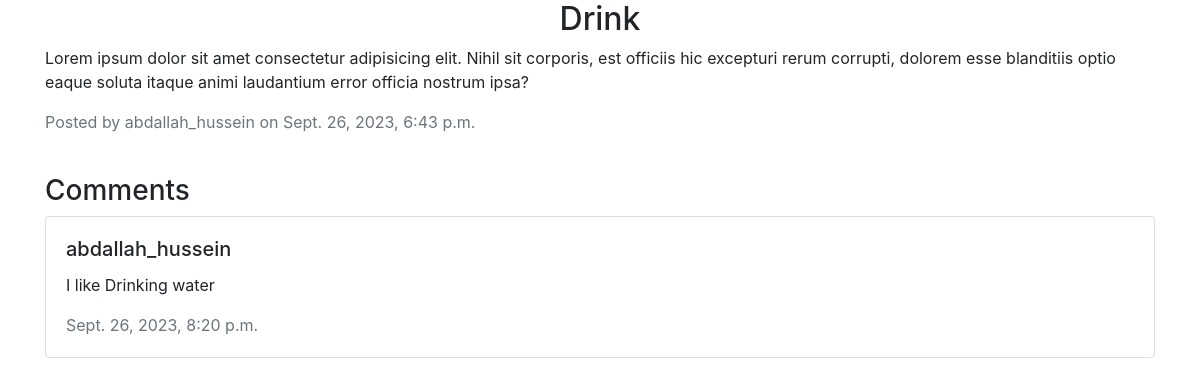
The page /postDetails/2 on the database its author committed.
### BlogApplication/models.py (models this page shows, shortened)
class BlogPost(models.Model):
    author = models.ForeignKey(User, on_delete= models.CASCADE) ## ID (numeric)
    title = models.CharField(max_length=200)
    content = models.TextField()
    pupDate = models.DateTimeField(auto_now_add=True)
    class Meta:
        ordering = ['-pupDate']

class Comment(models.Model):
    author = models.ForeignKey(User, on_delete= models.CASCADE)
    blogPostID = models.ForeignKey(BlogPost, on_delete= models.CASCADE)
    content = models.TextField()
    pupDate = models.DateTimeField(auto_now_add=True)

### BlogApplication/views.py (the view)
# urls.py: path('postDetails/<int:pk>', views.postDetails, name='details'),
def postDetails(request, pk):
    post = BlogPost.objects.get(id=pk)
    comments = Comment.objects.filter(blogPostID = post)
    context = {'post': post,'comments': comments}
    return render(request, 'BlogApplication/Details.html', context)

### BlogApplication/templates/BlogApplication/Details.html (shortened to what this page needs)
<!DOCTYPE html>
<html lang="en">
  <head>
    <link
      rel="stylesheet"
      href="https://stackpath.bootstrapcdn.com/bootstrap/4.5.2/css/bootstrap.min.css"
    />
  </head>
  <body>
    <div class="container">
      <div class="row">
        <div class="col-md-12">
          <h2 class="text-center">{{ post.title }}</h2>
          <p>{{ post.content }}</p>
          <p class="text-muted">
            Posted by {{ post.author }} on {{ post.pupDate }}
          </p>
        </div>
      </div>
      <div class="row mt-4">
        <div class="col-md-12">
          <h3>Comments</h3>
          {% for comment in comments %}
          <div class="card mb-3">
            <div class="card-body">
              <h5 class="card-title">{{ comment.author }}</h5>
              <p class="card-text">{{ comment.content }}</p>
              <p class="card-text text-muted">{{ comment.pupDate }}</p>
            </div>
          </div>
          {% empty %}
          <p>No comments yet.</p>
          {% endfor %}
        </div>
      </div>
    </div>
  </body>
</html>

### rows shown on the page
BlogPost: title "Drink", content "Lorem ipsum dolor sit amet consectetur adipisicing elit. Nihil sit corporis, est officiis hic excepturi rerum corrupti, dolorem esse blanditiis optio eaque soluta itaque animi laudantium error officia nostrum ipsa?", author "abdallah_hussein", pupDate "Sept. 26, 2023, 6:43 p.m."
Comment: author "abdallah_hussein", content "I like Drinking water", pupDate "Sept. 26, 2023, 8:20 p.m."
